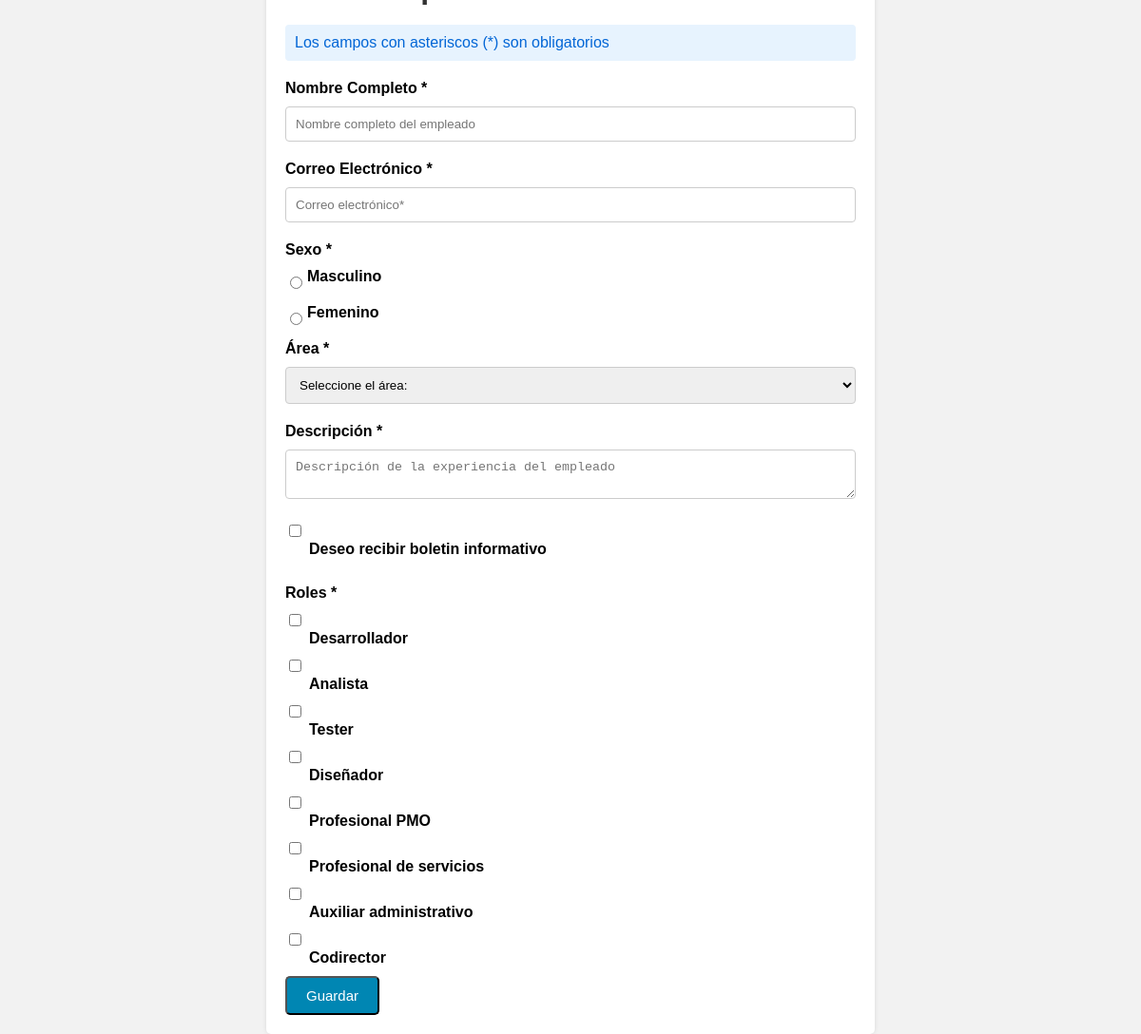
Page /?action=create on the committed database.
### tables this page shows
CREATE TABLE IF NOT EXISTS `roles` (
  `id` int(11) NOT NULL AUTO_INCREMENT,
  `nombre` varchar(255) NOT NULL,
  PRIMARY KEY (`id`)
);

### controllers/itemController.php (called while the page is built, shortened)
<?php
require_once './model/model.php';
class ItemController
{
    private $model;
    public function __construct()
    {
        $this->model = new ItemModel();
    }
    public function create()
    {
        $roles = $this->model->getRoles();
        include 'views/item-create.php';
    }
}
?>

### model/model.php (called while the page is built, shortened)
<?php
class ItemModel
{
    private $db;
    public function __construct()
    {
        $this->db = new PDO('mysql:host=localhost;dbname=prueba_tecnica_dev', 'root', '');
    }
    public function getRoles()
    {
        $query = $this->db->prepare('SELECT * FROM roles');
        $query->execute();
        return $query->fetchAll(PDO::FETCH_ASSOC);
    }
}

### views/item-create.php (the view, shortened to what this page needs)
<!DOCTYPE html>
<html lang="es">
<head>
</head>
<body>
    <div class="container">
    <h1>Crear Empleado</h1>
        <div class="alert">Los campos con asteriscos (*) son obligatorios</div>
        <form method="POST" action="?action=store" onsubmit="return validateForm();">
            <label for="name">Nombre Completo *</label>
            <input type="text" id="name" name="name" placeholder="Nombre completo del empleado" required>
            <label for="email">Correo Electrónico *</label>
            <input type="text" id="email" name="email" placeholder="Correo electrónico*" required>
            <label for="sexo">Sexo *</label>
            <div class="form-group">
                <input type="radio" id="masculino" name="sexo" value="M">
                <label for="masculino">Masculino</label>
            </div>
            <div class="form-group">
                <input type="radio" id="femenino" name="sexo" value="F">
                <label for="femenino">Femenino</label>
            </div>
            <label for="area">Área *</label>
            <select id="area" name="area" required>
                <option value="">Seleccione el área:</option>
            </select>
            <label for="description">Descripción *</label>
            <textarea id="description" name="description" placeholder="Descripción de la experiencia del empleado"></textarea>
            <div>
                <input type="checkbox" id="boletin" name="boletin" value="1">
                <label for="boletin" style="margin-left: 25px;">Deseo recibir boletin informativo</label>
            </div><br>
            <label for="rol">Roles *</label>
            <?php foreach ($roles as $rol): ?>
                <div>
                    <input type="checkbox" id="rol" name="rol[]" value="<?php echo $rol['id']; ?>">
                    <label for="rol" style="margin-left: 25px;"><?php echo $rol['nombre']; ?></label>
                </div>
            <?php endforeach; ?>
            <button class="a_guardar" type="submit">Guardar</button>
        </form>
    </div>
</body>
</html>

### views/item-create.php (style rules this page uses)
body { font-family: Arial, sans-serif; background-color: #f2f2f2; padding: 20px; display: flex; justify-content: center; align-items: center; height: 120vh; }
.container { background-color: #fff; padding: 20px; border-radius: 5px; box-shadow: 0 0 5px rgba(0, 0, 0, 0.1); max-width: 600px; width: 100%; }
h1 { color: #333; margin-bottom: 20px; }
label { display: block; margin-bottom: 10px; font-weight: bold; }
input[type="text"], textarea, select { width: 100%; padding: 10px; border: 1px solid #ccc; border-radius: 4px; box-sizing: border-box; margin-bottom: 20px; }
input[type="radio"], input[type="checkbox"] { margin-right: 5px; }
.alert { background-color: #e7f3fe; padding: 10px; color: #0366d6; border-radius: 4px; margin-bottom: 20px; }
.form-group { display: flex; align-items: center; margin-bottom: 10px; }
.form-group label { margin-right: 10px; }
.a_guardar { font-size: 15px; color: white; background-color: #0086b3; padding: 10px 20px; border-radius: 5px; text-decoration: none; }

### rows in the picture
roles: nombre "Desarrollador"
roles: nombre "Analista"
roles: nombre "Tester"
roles: nombre "Diseñador"
roles: nombre "Profesional PMO"
roles: nombre "Profesional de servicios"
roles: nombre "Auxiliar administrativo"
roles: nombre "Codirector"
